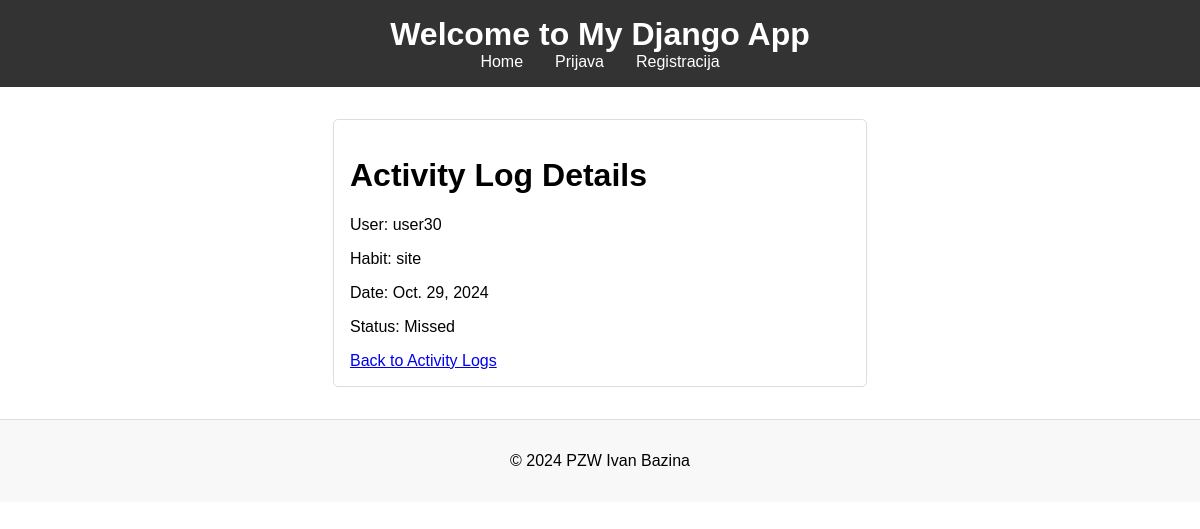
The page /activity-logs/1/ on the database its author committed.
### main/models.py (models this page shows, shortened)
class ActivityLog(models.Model):
    user_habit = models.ForeignKey(UserHabit, on_delete=models.CASCADE)
    date = models.DateField()
    completed = models.BooleanField(default=True)

class UserHabit(models.Model):
    FREQUENCY_CHOICES = [
        ('daily', 'Daily'),
        ('weekly', 'Weekly'),
        ('monthly', 'Monthly'),
    ]
    user = models.ForeignKey(User, on_delete=models.CASCADE)
    habit = models.ForeignKey(Habit, on_delete=models.CASCADE)
    frequency = models.CharField(max_length=10, choices=FREQUENCY_CHOICES)
    start_date = models.DateField()
    end_date = models.DateField(null=True, blank=True)  # Optional end date

class Habit(models.Model):
    name = models.CharField(max_length=100)
    description = models.TextField()
    points = models.PositiveIntegerField(default=0)  # Points awarded for completing the habit

### main/views.py (the view)
# urls.py: path('activity-logs/<int:pk>/', ActivityLogDetailView.as_view(), name='activitylog-detail'),
class ActivityLogDetailView(DetailView):
    model = ActivityLog
    template_name = 'activity_logs/activity_log_detail.html'
    context_object_name = 'activity_log'

### main/templates/activity_logs/activity_log_detail.html
{% extends "base_generic.html" %}
{% block content %}
<h1>Activity Log Details</h1>
<p>User: {{ activity_log.user_habit.user.username }}</p>
<p>Habit: {{ activity_log.user_habit.habit.name }}</p>
<p>Date: {{ activity_log.date }}</p>
<p>Status: {{ activity_log.completed|yesno:"Completed,Missed" }}</p>
<a href="{% url 'activitylog-list' %}">Back to Activity Logs</a>
{% endblock %}

### main/static/css/styles.css (style rules this page uses)
body { font-family: Arial, sans-serif; margin: 0; padding: 0; }

### rows shown on the page
ActivityLog: user_habit.user.username "user30", user_habit.habit.name "site", date "Oct. 29, 2024", completed "Missed"
